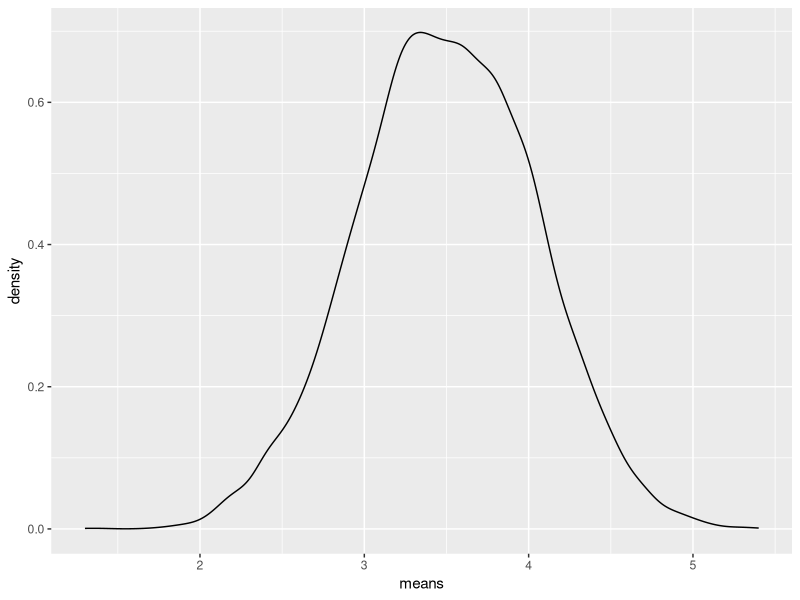
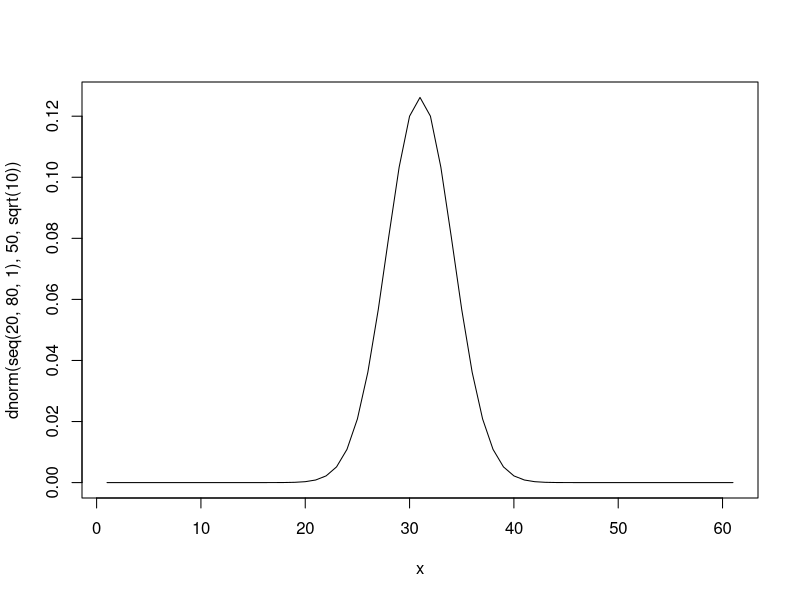

These charts were generated, in order, by the following R code:
## ---- chunk 1
library(ggplot2)
## ---- chunk 2
seq(0, 19, 2)
seq(101, 203, 2)
rep(c(1,3),4)
c(rep(1,4), rep(3,4))
## ---- chunk 3
mean(0:99)
var(0:99)
x = rnorm(50, 30, 5)
mean(x)
var(x)
## ---- chunk 4
die = 1:6
B = 10000
means = rep(0, B)
for (i in 1:B) {
  x = sample(die, 10, replace=TRUE)
  means[i] = mean(x)
}
a = data.frame(means)
ggplot(a, aes(x=means)) + geom_density()
## ---- chunk 5
B = 10000
pvals = rep(0, B)
for (i in 1:B) {
  x = rnorm(25, 0.5, 1)
  pvals[i] = t.test(x)$p.value  
}
mean(pvals < 0.05)
## ---- chunk 6
plot(dnorm(seq(20,80,1), 50, sqrt(10)), lwd=1, type='l', xlab="x")
## ---- chunk 7
signtest = function(x) {
  numplus = sum(x > 0)
  numminus = sum(x < 0)
  return(1 - pbinom(numplus-1, numplus + numminus, 0.5))
}
## ---- chunk 8
school<-c(82,69,73,43,58,56,76,65)
home<-c(63,42,74,37,51,43,80,62)
response <- school - home
signtest(response)
